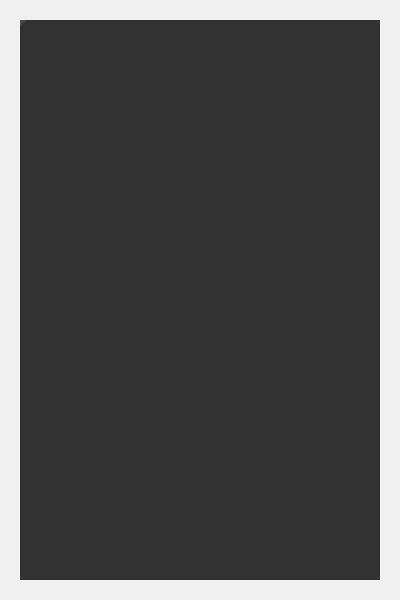
Frame 1 (no input)
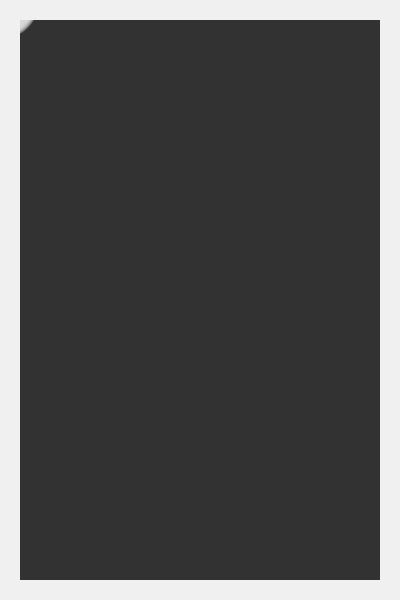
Frame 60 (the mouse pressed at the canvas centre just before this capture)
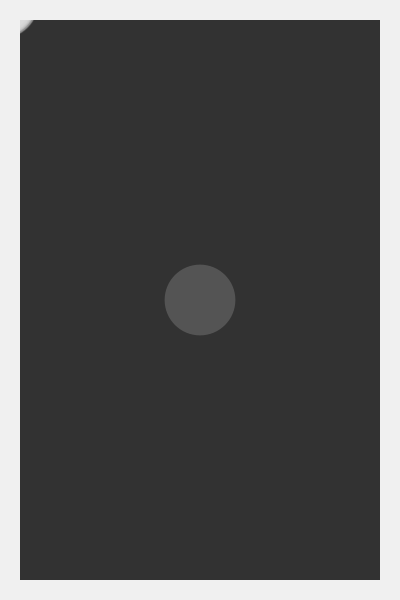
Frame 120 (the mouse held since frame 60 and released just before this capture)

The Processing sketch that drew these frames (run headless with seeded random() and noise(); from frame 60 on, the mouse is pressed at the canvas centre):

// Processing sketch: processing_158850
// ── processing_158850.pde

float diam;
float x;
float y;

void setup() {
  size(400, 600);
  background(50);
  smooth();
}

void draw() {
  diam = random(40, 80);
  x = random(width);
  y = random(height);
  noStroke();

  color[] colorList = {
    color(224, 224, 224), color(192, 192, 192), color(160, 160, 160), color(128, 128, 128), color(96, 96, 96)
  };
  color randomColor = colorList[(int) random(colorList.length)];

  if (mousePressed == true) {
    float ellipseDistance = dist(mouseX, mouseY, pmouseX, pmouseY);
    if (ellipseDistance > 5) {
      fill(randomColor, 80);
    } else {
      return;
    }
  } else {
    fill(224, 224, 224, 30);
  }
  ellipse(mouseX, mouseY, diam, diam);


  fill(240);
  rect(0, 0, width, 20);
  rect(width-20, 0, 20, height);
  rect(0, 0, 20, height);
  rect(0, height-20, width, 20);
}
